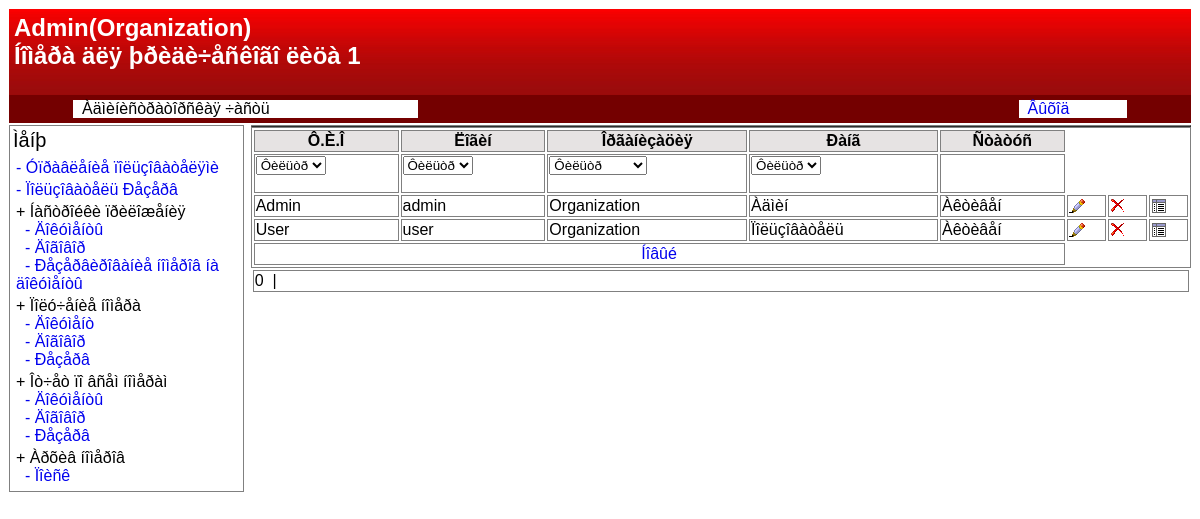
Page /src/legal1/admin.php?module=users&action=users_show (signed in) on the committed database.
### tables this page shows
CREATE TABLE `users` (
  `id` int(11) NOT NULL AUTO_INCREMENT,
  `login` varchar(50) NOT NULL,
  `password` varchar(250) NOT NULL,
  `name` varchar(100) NOT NULL,
  `organization` varchar(250) NOT NULL,
  `status` tinyint(1) NOT NULL,
  `blocked` tinyint(1) NOT NULL COMMENT 'Поле указывает заблокирован пользорватель или нет',
  `date` timestamp NOT NULL DEFAULT '0000-00-00 00:00:00',
  `erp_code` varchar(10) DEFAULT NULL,
  PRIMARY KEY (`id`),
  KEY `i_erp_code` (`erp_code`)
);

### src/legal1/classes/portalClass.php (called while the page is built, shortened)
<?php
class portal
{
    function __construct()
    {
        $this->link = new mysqli(self::hostname, self::username, self::password, self::dbname);
    }
}
?>

### src/legal1/templates/admin.php (the view, shortened to what this page needs)
<?php
	$rowsOnPage = 20;
	function makeFilter($mysqliObj,$tableName,$selectOpt,$formName,$selectName,$rows)
	{
		echo "<form name='".$formName."'><select name='".$selectName."' onChange='filterSelect(\"".$formName."\")'><option selected>Ôèëüòð</option>";
		echo "<input type='hidden' name='filter' value='".$selectName."'><input type='hidden' name='action' value='users_show'><input type='hidden' name='module' value='users'></select></form>";
	}
?>
<!DOCTYPE HTML PUBLIC "-//W3C//DTD HTML 4.0 Transitional//EN">
<html>
<head>
</head>
<body onLoad='onLoad()'>
<table width='100%' border='0' cellspacing='1' cellpadding='0'>
 		<tr>
		 <td colspan='4'>
		  <table width='100%' border='0' cellspacing='0' cellpadding='5'>
		   <tr>
		    <td class='head' colspan=5>
		 	 <h2><font color='white'><?=$_SESSION['legal1']['name']?>(<?=$_SESSION['legal1']['org']?>)<br>Íîìåðà äëÿ þðèäè÷åñêîãî ëèöà 1</font></h2>
		    </td>
		   </tr>
		   <tr>
		    <td class='headmiddle' width='5%'>
		    </td>
		    <td class='headmiddle' width='30%'>
		     <div style='display:block;background-color:white;'>
		    	&nbsp;&nbsp;Àäìèíèñòðàòîðñêàÿ ÷àñòü
		     </div>
		    </td>
		    <td class='headmiddle' width='50%'>
		    </td>
		    <td width='10%' class='headmiddle'>
			<a href='index.php?action=logout'>
		 	 <div style="display:block;background-color:white;">
			 &nbsp;&nbsp;Âûõîä
			 </div>
			 </a>
		    </td>
		    <td width='5%' class='headmiddle'>
		    </td>
		   </tr>
	     </table>
		</td>
	   </tr>
		<tr>
		 <td valign='top' width='20%'style='background-color:white;border:1px solid gray'>
		  <table width='100%' >
		    <tr>
			 <td style='font-size:125%;'>
			  Ìåíþ
			 </td>
			</tr>
			<tr>
			  <td>
			  <table width='100%'>
			   <tr>
			     <td width='100%'>
                    <a class='menu' href="http://<?=$_SERVER["HTTP_HOST"]?>/legal1/admin.php?module=users&action=users_show">
                        -&nbsp;Óïðàâëåíèå ïîëüçîâàòåëÿìè
                    </a>
                 </td>
                </tr>
                <tr>
                 <td>
                    <a  class='menu' href="http://<?=$_SERVER["HTTP_HOST"]?>/legal1/admin.php?module=reserve">
                    -&nbsp;Ïîëüçîâàòåëü Ðåçåðâ
                        </a>
                 </td>
                </tr>
                <tr>
                 <td>
                    +&nbsp;Íàñòðîéêè ïðèëîæåíèÿ
                    <a class='menu' href='http://<?=$_SERVER["HTTP_HOST"]?>/legal1/admin.php?module=setup'>
                        &nbsp;&nbsp;-&nbsp;Äîêóìåíòû<br>
                    <a class='menu' href='http://<?=$_SERVER["HTTP_HOST"]?>/legal1/admin.php?module=setup&action=waybill'>
                        &nbsp;&nbsp;-&nbsp;Äîãîâîð<br>
                    </a>
                    <a class='menu' href='http://<?=$_SERVER["HTTP_HOST"]?>/legal1/admin.php?module=reserve&action=daily'>
                                    &nbsp;&nbsp;-&nbsp;Ðåçåðâèðîâàíèå íîìåðîâ íà äîêóìåíòû<br>
                    </a>
                 </td>
                </tr>
                <tr>
                 <td>
                    +&nbsp;Ïîëó÷åíèå íîìåðà
                    <a class='menu' href='http://<?=$_SERVER["HTTP_HOST"]?>/legal1/admin.php?module=number&action=document'>
                        &nbsp;&nbsp;-&nbsp;Äîêóìåíò<br>
                    </a>
                    <a class='menu' href='http://<?=$_SERVER["HTTP_HOST"]?>/legal1/admin.php?module=number&action=waybill'>
                        &nbsp;&nbsp;-&nbsp;Äîãîâîð<br>
                    </a>
                    <a class='menu' href='http://<?=$_SERVER["HTTP_HOST"]?>/legal1/admin.php?module=future'>
                        &nbsp;&nbsp;-&nbsp;Ðåçåðâ<br>
                    </a>
			     </td>
                </tr>
                <tr>
                 <td>
                    +&nbsp;Îò÷åò ïî âñåì íîìåðàì
                    <a class='menu' href='http://<?=$_SERVER["HTTP_HOST"]?>/legal1/admin.php?module=report'>
                        &nbsp;&nbsp;-&nbsp;Äîêóìåíòû<br>
                    </a>
                    <a class='menu' href='http://<?=$_SERVER["HTTP_HOST"]?>/legal1/admin.php?module=report&action=waybill'>
                        &nbsp;&nbsp;-&nbsp;Äîãîâîð<br>
                    </a>
                    <a class='menu' href='http://<?=$_SERVER["HTTP_HOST"]?>/legal1/admin.php?module=future&action=show'>
                        &nbsp;&nbsp;-&nbsp;Ðåçåðâ<br>
                    </a>
                 </td>
                </tr>
                <tr>
                    <td>
                        +&nbsp;Àðõèâ íîìåðîâ
                        <a class='menu' href='http://<?=$_SERVER["HTTP_HOST"]?>/legal1/admin.php?module=archive'>
                            &nbsp;&nbsp;-&nbsp;Ïîèñê<br>
                        </a>
                    </td>
                </tr>
			  </table>
			  </td>
	        </tr>
		  </table>
	   </td>
	   <td valign='top'>
	   </td>
	  <td valign='top' width='80%'>	<table width='100%' border='1' align='center' cellpadding='3' cellspacing='3'>
	 <table width='100%' class='info' id='high'>
	 <tr>
	  <th>
	   Ô.È.Î
	  </th>
	  <th>
	   Ëîãèí
	  </th>
	  <th>
	   Îðãàíèçàöèÿ
	  </th>
	  <th>
	   Ðàíã
	  </th>
	  <th>
	   Ñòàòóñ
	  </th>
	 </tr>
	 <?php
	  echo "<tr><td  class='cells'>";
	  makeFilter($portal->link,"users ORDER BY name ASC","none","form1","name","id","name");
	  echo "</td>";
	  echo "<td  class='cells'>";
	  echo "</td>";
	  echo "<td  class='cells'>";
	  echo "</td>";
	  echo "<td class='cells'>";
	  echo "</td><td class='cells'>&nbsp;&nbsp;&nbsp;</td></tr>";
	  if(!isset($_GET['filter']))
	  {
			$resultRows = $portal->link->query("SELECT COUNT(id) AS nid FROM users");
			$row = $resultRows->fetch_assoc();
			$pages = ceil($row['nid']/$rowsOnPage);
			if(!isset($_GET['page']))
			{
				$sql = "SELECT * FROM users ORDER BY name LIMIT 0,".$rowsOnPage;
			}
			else
			{
				$sql = "SELECT * FROM users ORDER BY name LIMIT ".$_GET['page']*$rowsOnPage.",".$rowsOnPage;
			}
			$result = $portal->link->query($sql);
			if($result->num_rows != '0')
			   {
				while($row = $result->fetch_assoc())
				{
					if($row['name']=='rezerv')
					{
						continue;
					}
					echo "<tr><td  class='cell'>".$row['name']."</td><td class='cell'>".$row['login']."</td><td class='cell'>".$row['organization']."</td>";
					switch($row['status'])
					{
						case "0":
							echo "<td class='cell'>Ïîëüçîâàòåëü</td>";
							break;
						case "1":
							echo "<td class='cell'>Àäìèí</td>";
							break;
					}
					switch($row['blocked'])
					{
						case "0":
							echo "<td class='cell'>Àêòèâåí</td>";
							break;
					}
					echo "<td  class='cell'><a href='admin.php?module=users&action=user_edit&id=".$row['id']."'><img src='images/edit.png' style='border:0px solid white' title='Ðåäàêòèðîâàòü'></a></td><td  class='cell'><a href='admin.php?module=users&action=user_delete&id=".$row['id']."' onClick='return confirm(\"Âû óâåðåíû, ÷òî õîòèòå çàáëîêèðîâàòü ïîëüçîâàòåëÿ\")'><img src='images/delete.png' style='border:0px solid white' title='Çàáëîêèðîâàòü'></a></td><td  class='cell'><a href='admin.php?module=users&action=user_rep&id=".$row['id']."'><img src='images/report.png' style='border:0px solid white' title='Îò÷åò'></a></td></tr>";
				}
				echo "<tr><td colspan='5'  class='cell'><center><a href='admin.php?module=users&action=user_new'>Íîâûé</a></center></td></tr>";
				echo "<table width='100%'><tr><td class='cell'>";
				if(!isset($_GET['page']))
				{
					$currentPage = 0;
				}
				else
				{
					$currentPage = $_GET['page'];
				}
				for($i=0;$i<$pages;$i++)
				{
					if($i == $currentPage)
					{
						echo $i."&nbsp;&nbsp;|&nbsp;&nbsp;";
						continue;
					}
				}
				echo "</td></tr></table>";
			}
		}
	    ?>
		</td>
	  </tr>
 </table>
</body>
</html>

### src/legal1/templates/admin.php (style rules this page uses)
body { font-family:Arial, Helvetica, sans-serif; }
.head { background-image:url("images/bg.jpg"); background-repeat:repeat-x; }
.headmiddle { background-image:url("images/headmiddle.jpg"); background-repeat:repeat-x; }
a { text-decoration:none; }
a.menu { display:block; }
.info { border:1px solid gray; }
th { border:1px solid gray; background-color:#e6e3e3; }
.cells { border:1px solid gray; background-color:white; }
.cell { border:1px solid gray; }

### rows in the picture
users: name "Admin", login "admin", organization "Organization", status "Àäìèí", blocked "Àêòèâåí"
users: name "User", login "user", organization "Organization", status "Ïîëüçîâàòåëü", blocked "Àêòèâåí"

### other values in the picture
$_SESSION['legal1']['name'] "Admin"
$_SESSION['legal1']['org'] "Organization"
